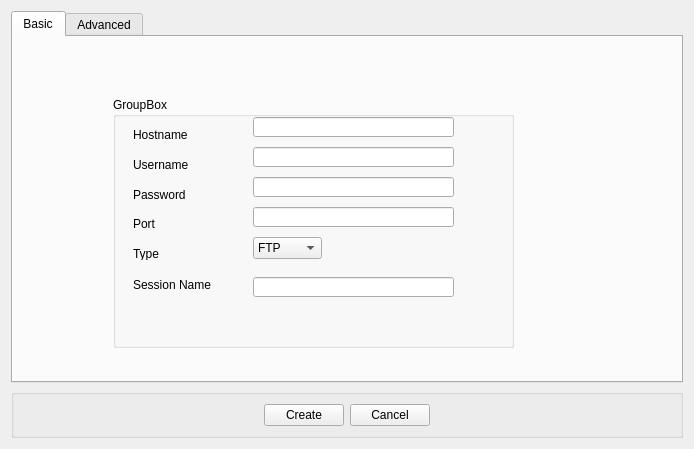
<?xml version="1.0" encoding="UTF-8"?>
<ui version="4.0">
 <class>SessCreateForm</class>
 <widget class="QWidget" name="SessCreateForm">
  <property name="geometry">
   <rect>
    <x>0</x>
    <y>0</y>
    <width>677</width>
    <height>449</height>
   </rect>
  </property>
  <property name="windowTitle">
   <string>SessCreateForm</string>
  </property>
  <layout class="QVBoxLayout" name="verticalLayout">
   <item>
    <widget class="QTabWidget" name="tabWidget_Main">
     <property name="currentIndex">
      <number>0</number>
     </property>
     <widget class="QWidget" name="tab_basic">
      <attribute name="title">
       <string>Basic</string>
      </attribute>
      <widget class="QGroupBox" name="groupBox_2">
       <property name="geometry">
        <rect>
         <x>100</x>
         <y>60</y>
         <width>401</width>
         <height>251</height>
        </rect>
       </property>
       <property name="title">
        <string>GroupBox</string>
       </property>
       <widget class="QLabel" name="label_2">
        <property name="geometry">
         <rect>
          <x>20</x>
          <y>30</y>
          <width>61</width>
          <height>16</height>
         </rect>
        </property>
        <property name="text">
         <string>Hostname</string>
        </property>
       </widget>
       <widget class="QLabel" name="label">
        <property name="geometry">
         <rect>
          <x>20</x>
          <y>60</y>
          <width>61</width>
          <height>16</height>
         </rect>
        </property>
        <property name="text">
         <string>Username</string>
        </property>
       </widget>
       <widget class="QLabel" name="label_3">
        <property name="geometry">
         <rect>
          <x>20</x>
          <y>90</y>
          <width>61</width>
          <height>16</height>
         </rect>
        </property>
        <property name="text">
         <string>Password</string>
        </property>
       </widget>
       <widget class="QLineEdit" name="txtbox_hostname">
        <property name="geometry">
         <rect>
          <x>140</x>
          <y>20</y>
          <width>201</width>
          <height>20</height>
         </rect>
        </property>
       </widget>
       <widget class="QLineEdit" name="txtbox_password">
        <property name="geometry">
         <rect>
          <x>140</x>
          <y>80</y>
          <width>201</width>
          <height>20</height>
         </rect>
        </property>
       </widget>
       <widget class="QLineEdit" name="txtbox_username">
        <property name="geometry">
         <rect>
          <x>140</x>
          <y>50</y>
          <width>201</width>
          <height>20</height>
         </rect>
        </property>
       </widget>
       <widget class="QLabel" name="label_4">
        <property name="geometry">
         <rect>
          <x>20</x>
          <y>120</y>
          <width>46</width>
          <height>13</height>
         </rect>
        </property>
        <property name="text">
         <string>Port</string>
        </property>
       </widget>
       <widget class="QLineEdit" name="txtbox_port">
        <property name="geometry">
         <rect>
          <x>140</x>
          <y>110</y>
          <width>201</width>
          <height>20</height>
         </rect>
        </property>
       </widget>
       <widget class="QComboBox" name="cbox_type">
        <property name="geometry">
         <rect>
          <x>140</x>
          <y>140</y>
          <width>69</width>
          <height>22</height>
         </rect>
        </property>
        <item>
         <property name="text">
          <string>FTP</string>
         </property>
        </item>
        <item>
         <property name="text">
          <string>SFTP</string>
         </property>
        </item>
        <item>
         <property name="text">
          <string>SCP</string>
         </property>
        </item>
       </widget>
       <widget class="QLabel" name="label_5">
        <property name="geometry">
         <rect>
          <x>20</x>
          <y>150</y>
          <width>46</width>
          <height>13</height>
         </rect>
        </property>
        <property name="text">
         <string>Type</string>
        </property>
       </widget>
       <widget class="QLabel" name="label_6">
        <property name="geometry">
         <rect>
          <x>20</x>
          <y>180</y>
          <width>81</width>
          <height>16</height>
         </rect>
        </property>
        <property name="text">
         <string>Session Name</string>
        </property>
       </widget>
       <widget class="QLineEdit" name="txtbox_sessname">
        <property name="geometry">
         <rect>
          <x>140</x>
          <y>180</y>
          <width>201</width>
          <height>20</height>
         </rect>
        </property>
       </widget>
      </widget>
     </widget>
     <widget class="QWidget" name="tab_advanced">
      <attribute name="title">
       <string>Advanced</string>
      </attribute>
     </widget>
    </widget>
   </item>
   <item>
    <widget class="QGroupBox" name="groupBox">
     <property name="title">
      <string/>
     </property>
     <property name="flat">
      <bool>false</bool>
     </property>
     <property name="checkable">
      <bool>false</bool>
     </property>
     <layout class="QGridLayout" name="gridLayout">
      <property name="leftMargin">
       <number>250</number>
      </property>
      <property name="rightMargin">
       <number>250</number>
      </property>
      <item row="0" column="0">
       <widget class="QPushButton" name="btn_create">
        <property name="text">
         <string>Create</string>
        </property>
       </widget>
      </item>
      <item row="0" column="1">
       <widget class="QPushButton" name="btn_cancel">
        <property name="text">
         <string>Cancel</string>
        </property>
       </widget>
      </item>
     </layout>
    </widget>
   </item>
  </layout>
 </widget>
 <resources/>
 <connections/>
</ui>
